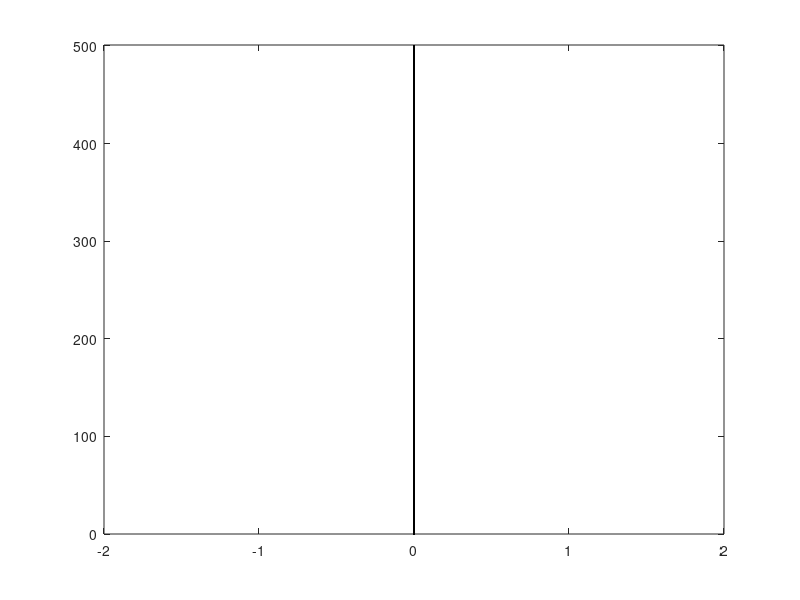

MATLAB code to generate this figure: (Note: this script raises an error after producing the figure.)
% Стартовая программа для демонстрации случайных блужданий
n =1000; % Число частиц
dh =.02; % Параметр случайного распределения
% Задание вектор-столбцов координат точек
y =(1:n)/2;
y=y'; x =zeros(size(y));
h=plot(x,y,'k.'); % Вывод начального положения точек
axis([-2 2 0 500+1 ]); % Задание осей
% Определение режима перерисовки и размера точек
set(h,'EraseMode','background','MarkerSize',3);
pause(1); % Пауза для вывода графика на экран
i=0; % Начальное значение

dn=-2:0.05:2;
a=0;
b=0;
ln=line(b,a);
le=line;
lq=line;
set(le, 'Marker','x', 'Color', 'r');
nc=0;
xx=-1:0.05:1;
while nc < 100000 % neБесконечный цикл
nc=nc+1;
i=i+1;
x=x+dh*(2*rand(n,1)-1)+dh*0.05; % Случайные смещения x-координаты
% Смена координат точек на рисунке
cm=0;
for ic=1:n
    if x(ic) > 1
    x(ic) = 1; end;
 cm = cm + x(ic);
end;
cm = cm / n;
set(h,'XData',x,'YData',y,'Color','k');
[a,b] = hist(x,dn);
[a,b] = stairs(a,b);
c = n*exp(-(xx - 1)/(cm-1));
set(ln, 'XData', b,'YData',a);
set(le, 'XData', cm,'YData',250);
set(lq, 'XData', xx,'YData',c);
pause(0.01);
end;
